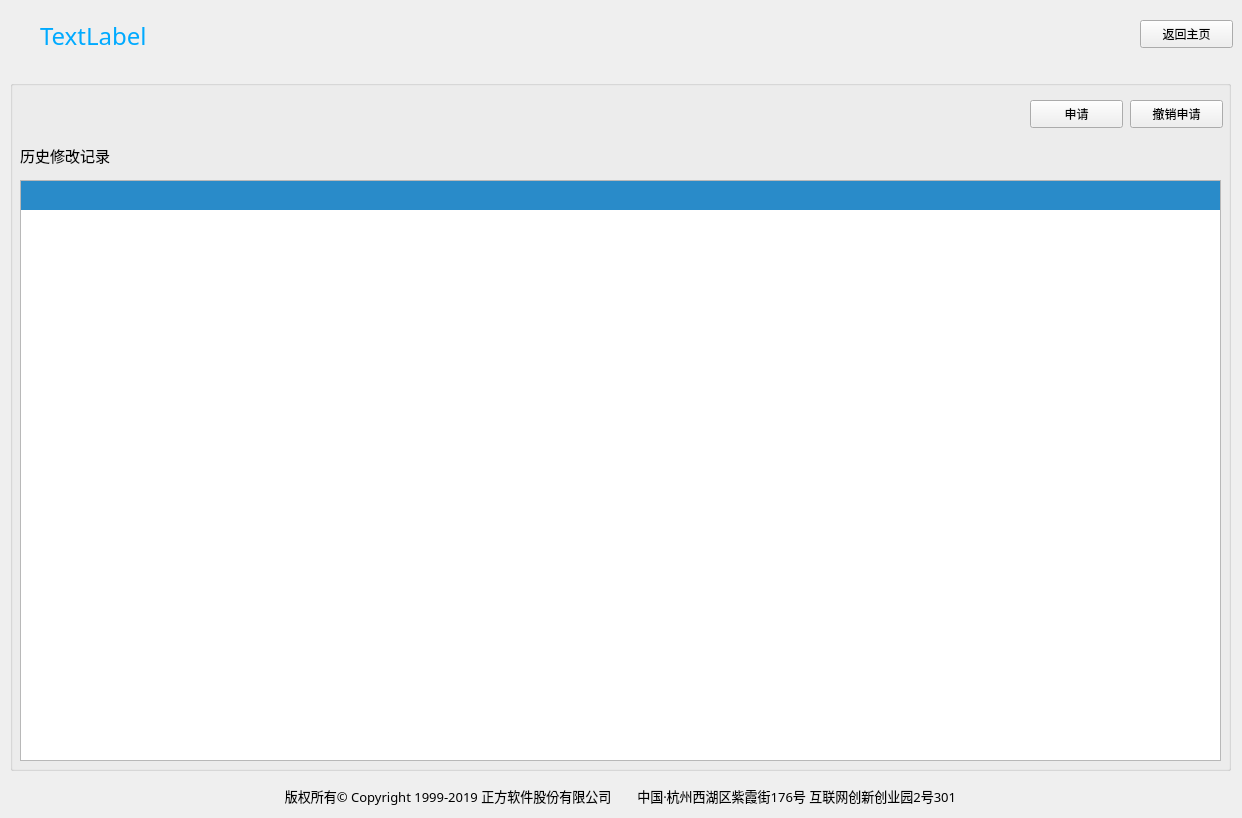
<?xml version="1.0" encoding="UTF-8"?>
<ui version="4.0">
 <class>Form</class>
 <widget class="QWidget" name="Form">
  <property name="geometry">
   <rect>
    <x>0</x>
    <y>0</y>
    <width>1242</width>
    <height>818</height>
   </rect>
  </property>
  <property name="windowTitle">
   <string>聊城大学教务系统</string>
  </property>
  <widget class="QPushButton" name="btn_return_home">
   <property name="geometry">
    <rect>
     <x>1140</x>
     <y>20</y>
     <width>93</width>
     <height>28</height>
    </rect>
   </property>
   <property name="text">
    <string>返回主页</string>
   </property>
  </widget>
  <widget class="QLabel" name="lab_title_info">
   <property name="geometry">
    <rect>
     <x>40</x>
     <y>10</y>
     <width>1091</width>
     <height>51</height>
    </rect>
   </property>
   <property name="font">
    <font>
     <family>黑体</family>
     <pointsize>18</pointsize>
    </font>
   </property>
   <property name="styleSheet">
    <string notr="true">color: rgb(0, 170, 255);</string>
   </property>
   <property name="text">
    <string>TextLabel</string>
   </property>
  </widget>
  <widget class="QGroupBox" name="groupBox">
   <property name="geometry">
    <rect>
     <x>10</x>
     <y>80</y>
     <width>1221</width>
     <height>691</height>
    </rect>
   </property>
   <property name="title">
    <string/>
   </property>
   <widget class="QPushButton" name="pushButton">
    <property name="geometry">
     <rect>
      <x>1020</x>
      <y>20</y>
      <width>93</width>
      <height>28</height>
     </rect>
    </property>
    <property name="text">
     <string>申请</string>
    </property>
   </widget>
   <widget class="QPushButton" name="pushButton_2">
    <property name="geometry">
     <rect>
      <x>1120</x>
      <y>20</y>
      <width>93</width>
      <height>28</height>
     </rect>
    </property>
    <property name="text">
     <string>撤销申请</string>
    </property>
   </widget>
   <widget class="QLabel" name="label">
    <property name="geometry">
     <rect>
      <x>10</x>
      <y>60</y>
      <width>271</width>
      <height>31</height>
     </rect>
    </property>
    <property name="font">
     <font>
      <family>黑体</family>
      <pointsize>11</pointsize>
     </font>
    </property>
    <property name="text">
     <string>历史修改记录</string>
    </property>
   </widget>
   <widget class="QTableView" name="tableView">
    <property name="geometry">
     <rect>
      <x>10</x>
      <y>100</y>
      <width>1201</width>
      <height>581</height>
     </rect>
    </property>
    <property name="styleSheet">
     <string notr="true">QTableView QTableCornerButton::section {
    color: white;/*文字颜色*/
    background-color: rgb(41, 139, 201);/*背景色*/
    border: 5px solid #418bc9;/*边框*/
    border-radius:0px;/*边框圆角*/
    border-color: rgb(41, 139, 201);/*边框颜色*/
    font: 10px;/*字体大小*/
    padding:0px 0 0 0px;/*内边距*/
 }

QHeaderView {
    color: white;
    font: bold 10pt;
    background-color: rgb(41, 139, 201);
    border: 0px solid rgb(144, 144, 144);
    border:0px solid rgb(191,191,191);
    border-left-color: rgba(255, 255, 255, 0);
    border-top-color: rgba(255, 255, 255, 0);
    border-radius:0px;
    min-height:29px;
}

QHeaderView::section {
    color: white;
    background-color:rgb(41, 139, 201);
    border: 5px solid #f6f7fa;
    border-radius:0px;
    border-color:rgb(41, 139, 201);
}</string>
    </property>
    <attribute name="verticalHeaderVisible">
     <bool>false</bool>
    </attribute>
   </widget>
  </widget>
  <widget class="QLabel" name="label_2">
   <property name="geometry">
    <rect>
     <x>10</x>
     <y>780</y>
     <width>1221</width>
     <height>31</height>
    </rect>
   </property>
   <property name="font">
    <font>
     <family>黑体</family>
     <pointsize>10</pointsize>
    </font>
   </property>
   <property name="text">
    <string>版权所有© Copyright 1999-2019 正方软件股份有限公司　　中国·杭州西湖区紫霞街176号 互联网创新创业园2号301</string>
   </property>
   <property name="alignment">
    <set>Qt::AlignCenter</set>
   </property>
  </widget>
 </widget>
 <resources/>
 <connections>
  <connection>
   <sender>btn_return_home</sender>
   <signal>clicked()</signal>
   <receiver>Form</receiver>
   <slot>return_home()</slot>
   <hints>
    <hint type="sourcelabel">
     <x>1172</x>
     <y>31</y>
    </hint>
    <hint type="destinationlabel">
     <x>1127</x>
     <y>-45</y>
    </hint>
   </hints>
  </connection>
 </connections>
 <slots>
  <slot>return_home()</slot>
 </slots>
</ui>
